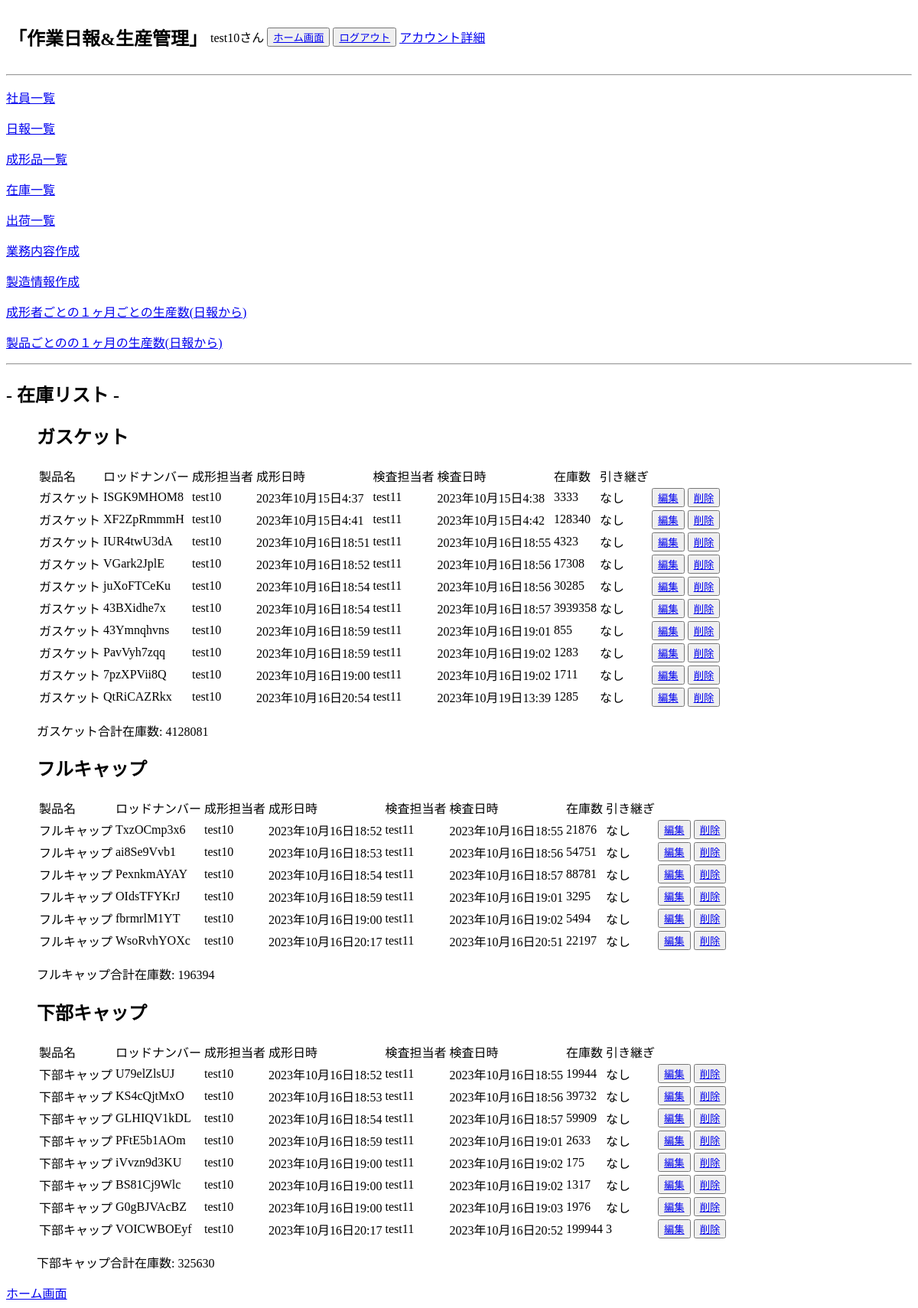
Page /product_management/staff_stock_list/ (signed in) on the earlier database version.
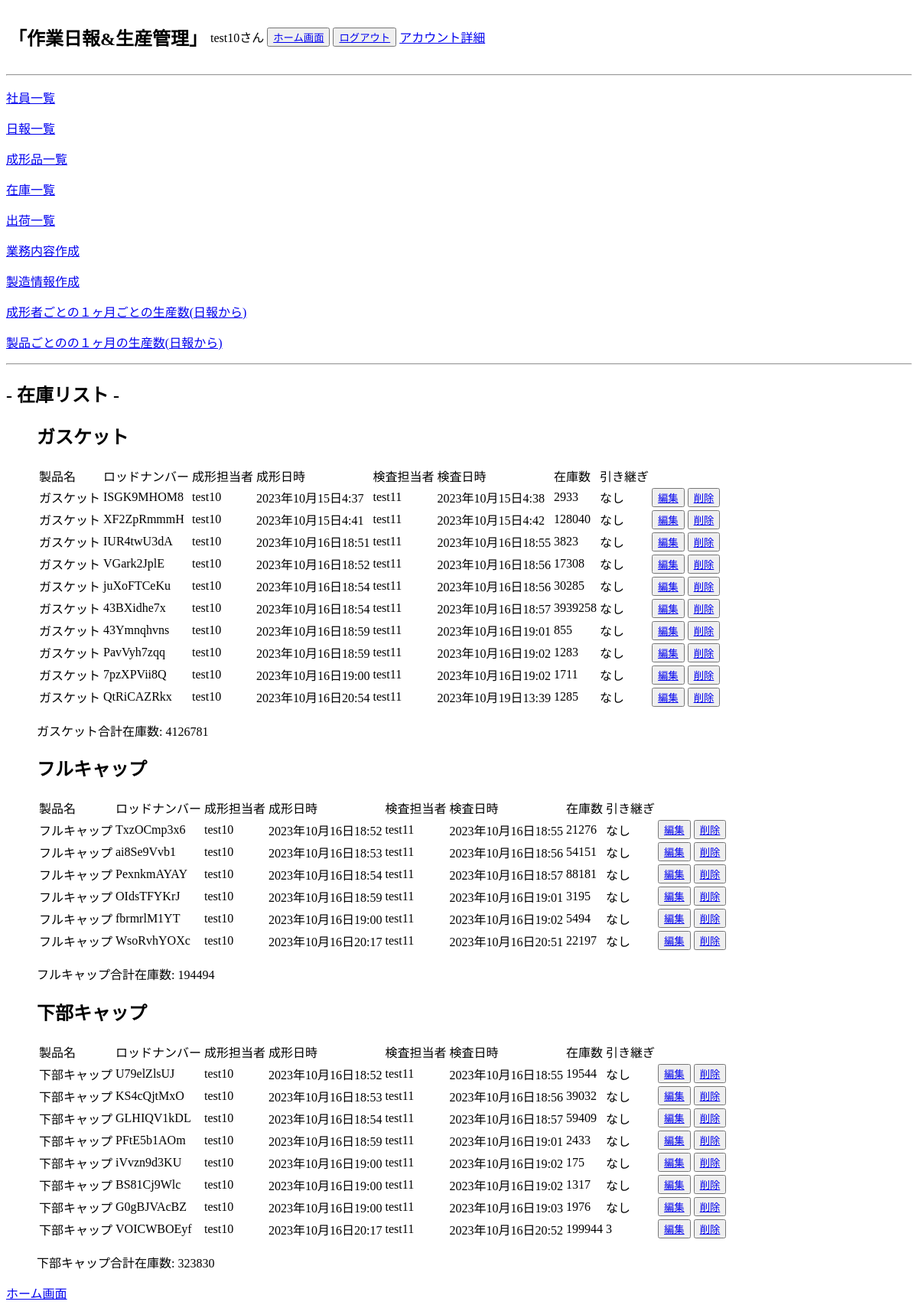
Same page on the later database version.
### product_management/models.py (models this page shows, shortened)
class Stock(models.Model):
    product = models.ForeignKey(
        Products, on_delete=models.CASCADE, verbose_name='製品名'
    )
    lot_number = models.CharField(max_length=10, verbose_name='ロッド番号',default='')
    stocks = models.IntegerField(verbose_name="在庫数")
    molding_user = models.ForeignKey(
        Users, on_delete=models.CASCADE, verbose_name='成形担当ユーザー名',null=True,related_name='molding_stock_set',
    )
    molding_time = models.DateTimeField(verbose_name='成形日時', default=datetime(2001, 1, 1, 0, 0, 0))
    inspection_user = models.ForeignKey(
        Users, on_delete=models.CASCADE, verbose_name='検査担当ユーザー名',null=True,related_name='inspection_stock_set',
    )
    memo = models.CharField(max_length=255,verbose_name="引き継ぎメモ",null=True,blank=True)
    created_at = models.DateTimeField(verbose_name='検査日時',auto_now_add=True)
    updated_at = models.DateTimeField(auto_now=True)
    class Meta:
        verbose_name = '在庫'
        db_table = 'stock'

### daily_report/models.py (models this page shows, shortened)
class Products(models.Model):
    name = models.CharField(max_length=255,verbose_name="製品名")
    code = models.CharField(max_length=50,verbose_name="製品コード")
    quantity = models.IntegerField(verbose_name="製品取り数")
    memo = models.CharField(max_length=255,blank=True, null=True,verbose_name="製品メモ")
    created_at = models.DateTimeField(auto_now_add=True)
    updated_at = models.DateTimeField(auto_now=True)
    class Meta:
        verbose_name = '製品情報'
        db_table = 'products'

### accounts/models.py (models this page shows, shortened)
class Users(AbstractBaseUser, PermissionsMixin):
    username = models.CharField(max_length=150, unique=True, verbose_name="ユーザー名")
    birthday = models.DateField(null=True,blank=True, verbose_name="生年月日")
    phone = models.CharField(max_length=11,null=True,blank=True, verbose_name="携帯番号")
    email = models.EmailField(max_length=255, unique=True, verbose_name="メールアドレス")
    department = models.ForeignKey(
        Departments, on_delete=models.PROTECT, null=True,blank=True
    )
    is_active = models.BooleanField(default=True)
    is_staff = models.BooleanField(default=False)
    USERNAME_FIELD = 'username'
    EMAIL_FIELD = 'email'
    REQUIRED_FIELDS = ['email']
    objects = UsersManager()

### product_management/views.py (the view)
# urls.py: path('staff_stock_list/', StaffStockListView.as_view(), name='staff_stock_list'),
class StaffStockListView(LoginRequiredMixin,ListView):
    model = Stock
    template_name = os.path.join('staff', 'staff_stock_list.html')
    context_object_name = 'staffstocks'
    def get_context_data(self, **kwargs):
        context = super().get_context_data(**kwargs)
        grouped_stocks = Stock.objects.values('product__name').annotate(total_stocks=Sum('stocks'))
        context['grouped_stocks'] = grouped_stocks
        return context

### accounts/context_processors.py (called while the page is built)
def my_custom_context(request):
    protocol = 'http' if request.is_secure() else 'https'
    domain = request.get_host()
    return {
        'protocol': protocol,
        'domain': domain,
    }

### templates/staff/staff_stock_list.html (shortened to what this page needs)
{% extends 'base_staff.html' %}
{% block content %}
<h2>- 在庫リスト -</h2>
{% if grouped_stocks %}
<ul>
    {% for grouped_stock in grouped_stocks %}
    <h2>{{ grouped_stock.product__name }}</h2>
    <table>
        <thead>
            <tr>
                <td>製品名</td>
                <td>ロッドナンバー</td>
                <td>成形担当者</td>
                <td>成形日時</td>
                <td>検査担当者</td>
                <td>検査日時</td>
                <td>在庫数</td>
                <td>引き継ぎ</td>
            </tr>
        </thead>
        <tbody>
            {% for stock in staffstocks %}
              {% if stock.product.name == grouped_stock.product__name %}
              <tr>
                <td>{{ stock.product.name }}</td>
                <td>{{ stock.lot_number }}</td>
                <td>{{ stock.molding_user }}</td>
                <td>{{ stock.molding_time }}</td>
                <td>{{ stock.inspection_user }}</td>
                <td>{{ stock.created_at }}</td>
                <td>{{ stock.stocks }}</td>
                <td>{{ stock.memo }}</td>
                <td><button><a href="{% url 'product_management:staff_stock_edit' stock.id %}">編集</a></button></td>
                <td><button><a href="{% url 'product_management:staff_stock_delete' stock.id %}">削除</a></button></td>
              </tr>
              {% endif %}
            {% endfor %}
        </tbody>
    </table>
    <p>{{ grouped_stock.product__name }}合計在庫数: {{ grouped_stock.total_stocks }}</p>
    {% endfor %}
</ul>
{% endif %}
<a href="{% url 'product_management:staff_home' %}">ホーム画面</a>
{% endblock %}

Differences in the rows shown:
computed for Products "ガスケット": total_stocks "4128081" → "4126781"
changed Stock "ISGK9MHOM8": stocks "3333" → "2933"
changed Stock "XF2ZpRmmmH": stocks "128340" → "128040"
changed Stock "IUR4twU3dA": stocks "4323" → "3823"
changed Stock "43BXidhe7x": stocks "3939358" → "3939258"
computed for Products "フルキャップ": total_stocks "196394" → "194494"
changed Stock "TxzOCmp3x6": stocks "21876" → "21276"
changed Stock "ai8Se9Vvb1": stocks "54751" → "54151"
changed Stock "PexnkmAYAY": stocks "88781" → "88181"
changed Stock "OIdsTFYKrJ": stocks "3295" → "3195"
computed for Products "下部キャップ": total_stocks "325630" → "323830"
changed Stock "U79elZlsUJ": stocks "19944" → "19544"
changed Stock "KS4cQjtMxO": stocks "39732" → "39032"
changed Stock "GLHIQV1kDL": stocks "59909" → "59409"
changed Stock "PFtE5b1AOm": stocks "2633" → "2433"
